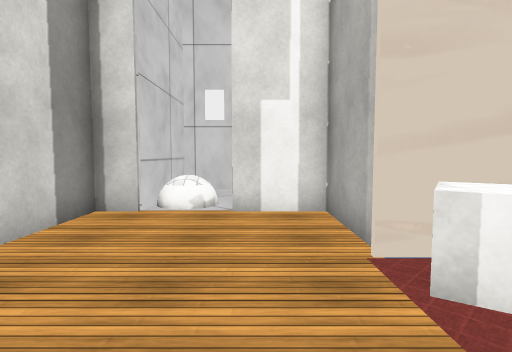
View 1 (above)

12 first-person views from a walk through a Unity game level. The camera is 1.2 m above the floor, tilts 4° down and sees 80° across. The floor is counted in squares, 1 m on a side. Each view is taken from the middle of a square. On the plan, view 1 faces up. The plan holds only what a view shows up to about 13 squares ahead; the rest is blank. The place goes on beyond the plan. The player is left out. Some surface patterns are stand-ins.

View 2
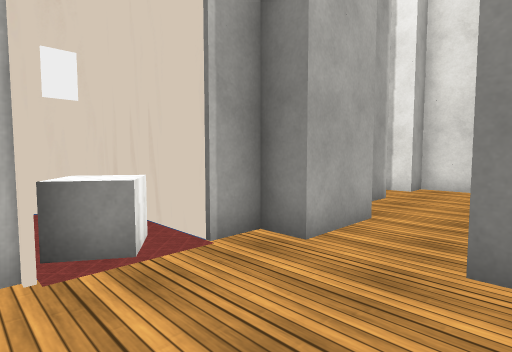

View 3
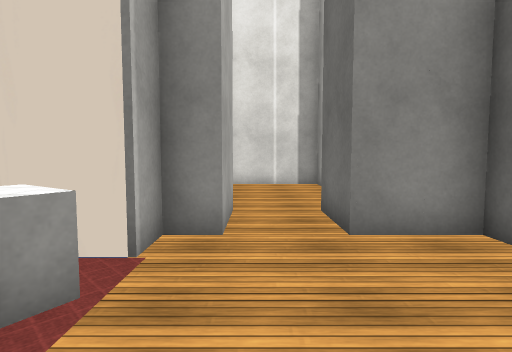

View 4
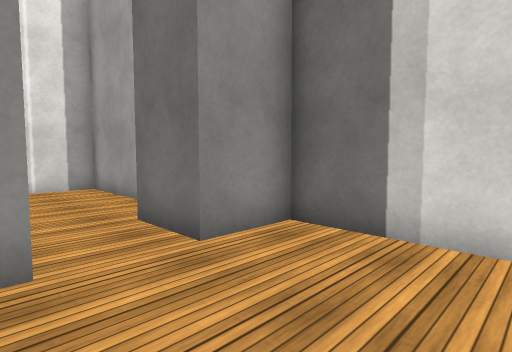

View 5
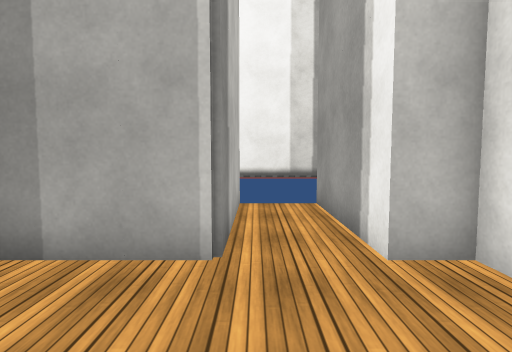

View 6
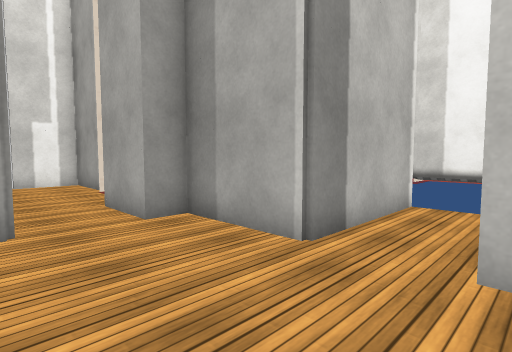

View 7
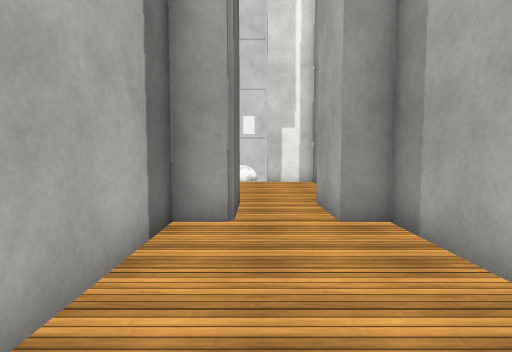

View 8
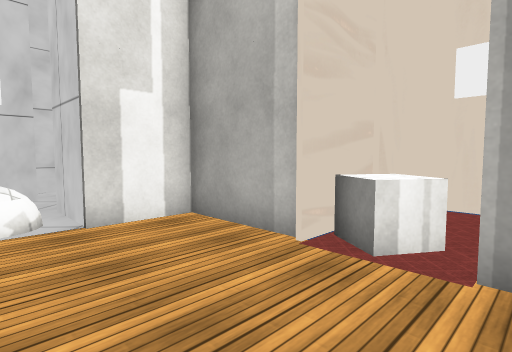

View 9
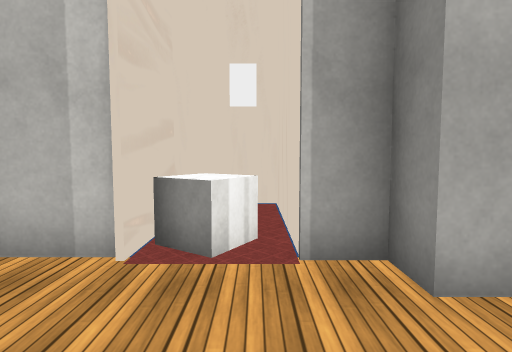

View 10
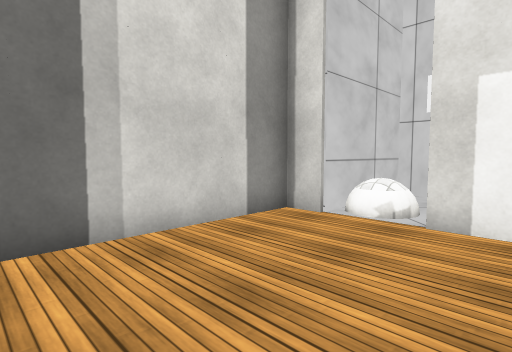

View 11
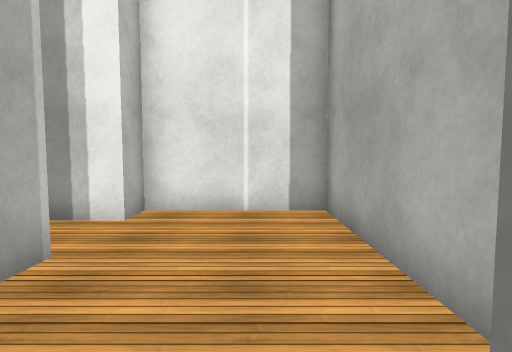

View 12
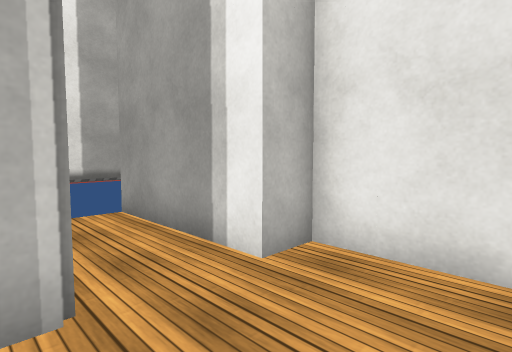

### Floor plan
Points are (right, up) in squares from view 1. A wall is a line through its corners. A room is listed if a view was taken in it or the views show most of it. See-through windows are left out.
Room 1 (views 1, 5, 6, 7, 11, 12)
walls: (-1.4, 0.5) (-1.4, -1.6) (-2.5, -1.6) (-2.5, -7.5) (1.4, -7.5) (1.4, -6.5) (5.5, -6.5); (5.6, -4.6) (1.4, -4.6) (1.4, -1.6) (0.5, -1.6) (0.5, 0.5)
ways out: opening at (-0.5, -0.5) to room 2
Room 2 (views 2, 3, 4, 8, 9, 10)
walls: (0.5, 0.5) (1.4, 0.5) (1.4, 1.5) (5.5, 1.5) (5.5, 4.4); (3.6, 3.5) (1.4, 3.5) (1.4, 6.4) (-0.5, 6.4) (-0.5, 8.5); (-2.5, 8.5) (-2.5, 6.4) (-3.4, 6.4) (-3.4, 0.5) (-1.4, 0.5)
ways out: opening at (-0.5, -0.5) to room 1
objects: ball (-2, 7) to (-1, 7); cube (2, 2) to (3, 3)

Positions as (right, up) in squares from view 1, and headings:
1: (0, 0), facing up
2: (-2, 4), facing down-right
3: (0, 5), facing down
4: (1, 4), facing down-left
5: (-2, -5), facing right
6: (-2, -7), facing up-right
7: (-1, -7), facing up
8: (-2, 1), facing up-right
9: (-2, 2), facing right
10: (1, 1), facing up-left
11: (-1, -1), facing down
12: (-1, -4), facing down-right
